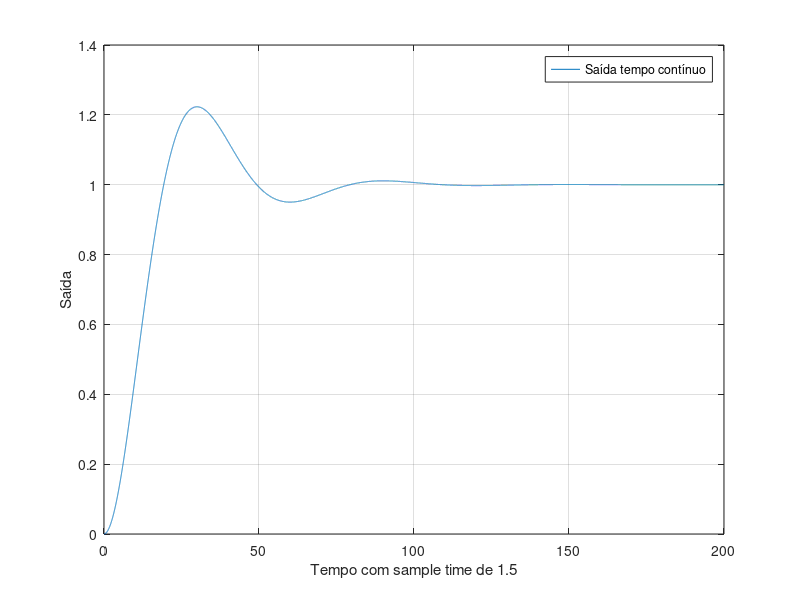

Reproduce this figure in MATLAB. (Note: this script raises an error after producing the figure.)
wn=0.116;
zeta=0.4309;
np=[wn^2];
dp=[1 2*zeta*wn wn^2];
sys=tf(np,dp)
t=0:0.01:200;
y=step(sys,t);
plot(t,y)
xlabel('Tempo com sample time de 1.5')
ylabel('Saída')
legend('Saída tempo contínuo')
hold on
grid on

kc = (((pi^2)/(30^2))+0.05^2)/15
e = exp(-0.15)
G_c_frente = tf([kc*1.5],[1 -1],1.5)
G_c_tras = tf([kc*1.5 0],[1 -1],1.5)
syms s z
G_ghz= tf([15],[1 0.1]);
G_ghz_d = c2d(G_ghz,1.5)
g1 = G_ghz_d*G_c_frente
g1f = feedback(g1,1)
step(g1f)
xlabel('Tempo com sample time de 1.5')
ylabel('Saída')
legend('Saída com retangular para frente')
hold on
grid on
g2 = G_ghz_d*G_c_tras
g2f = feedback(g2,1)
step(g2f)
xlabel('Tempo com sample time de 1.5')
ylabel('Saída')
legend('Saída com retangular para tras')
hold on
grid on